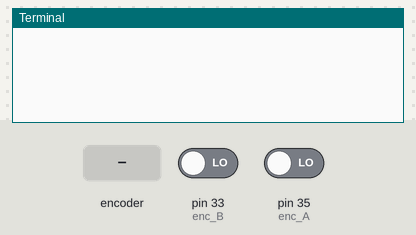
The program below on a simulated Raspberry Pi (header pin numbers). On the bench: the last lines printed to the terminal. Inputs (shaded band) come from the test bench; at power-on: pin 33 (enc_B) LOW, pin 35 (enc_A) LOW.

Above: at 1.2 s.
1.3 s: rotary encoder on pin 35 (enc_A) / pin 33 (enc_B) turned 1 step (first pin leading)
At 1.9 s:
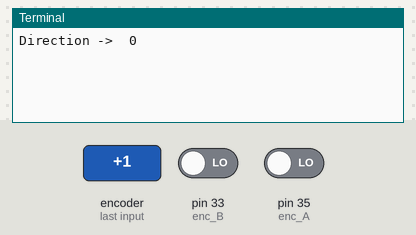
3.0 s: rotary encoder on pin 35 (enc_A) / pin 33 (enc_B) turned 2 steps (second pin leading)
At 4.3 s:
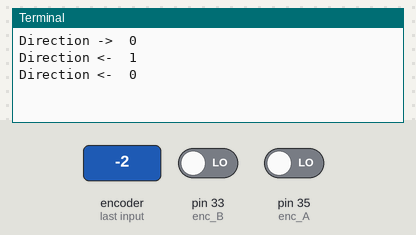

The program:

encoder_test.py
```python
import RPi.GPIO as GPIO
from time import sleep

enc_A = 35
enc_B = 33
counter = 0


def encoder_callback(channel):
    global counter
    switch_A = GPIO.input(enc_A)
    switch_B = GPIO.input(enc_B)

    # Debounce logic
    debounce_time = 0.001
    sleep(debounce_time)

    # Read switches again after debounce
    switch_A_new = GPIO.input(enc_A)
    switch_B_new = GPIO.input(enc_B)

    # Check if switches have stabilized
    if switch_A == switch_A_new and switch_B == switch_B_new:
        # Determine direction of rotation
        if switch_A == 1 and switch_B == 0:
            direction = 1  # Clockwise
        elif switch_A == 1 and switch_B == 1:
            direction = -1  # Counterclockwise
        else:
            return  # No rotation

        # Update counter based on direction
        if direction == 1:
            print("Direction -> ", counter)
            if counter < 100:
                counter += 1
            else:
                counter = 100
        elif direction == -1:
            print("Direction <- ", counter)
            if counter > 0:
                counter -= 1
            else:
                counter = 0


def init_encoder():
    GPIO.setmode(GPIO.BOARD)
    GPIO.setup(enc_A, GPIO.IN)
    GPIO.setup(enc_B, GPIO.IN)
    GPIO.add_event_detect(enc_A, GPIO.RISING, callback=encoder_callback, bouncetime=10)

    try:
        while True:
            sleep(0.1)
    except KeyboardInterrupt:
        pass
    finally:
        GPIO.cleanup()


if __name__ == "__main__":
    init_encoder()
```

Measured:
- after the input at 1.3 s, the terminal: prints a new line after 0.05 s (image 1)
- after the input at 3.0 s, the terminal: prints a new line after 0.08 s (image 2)
